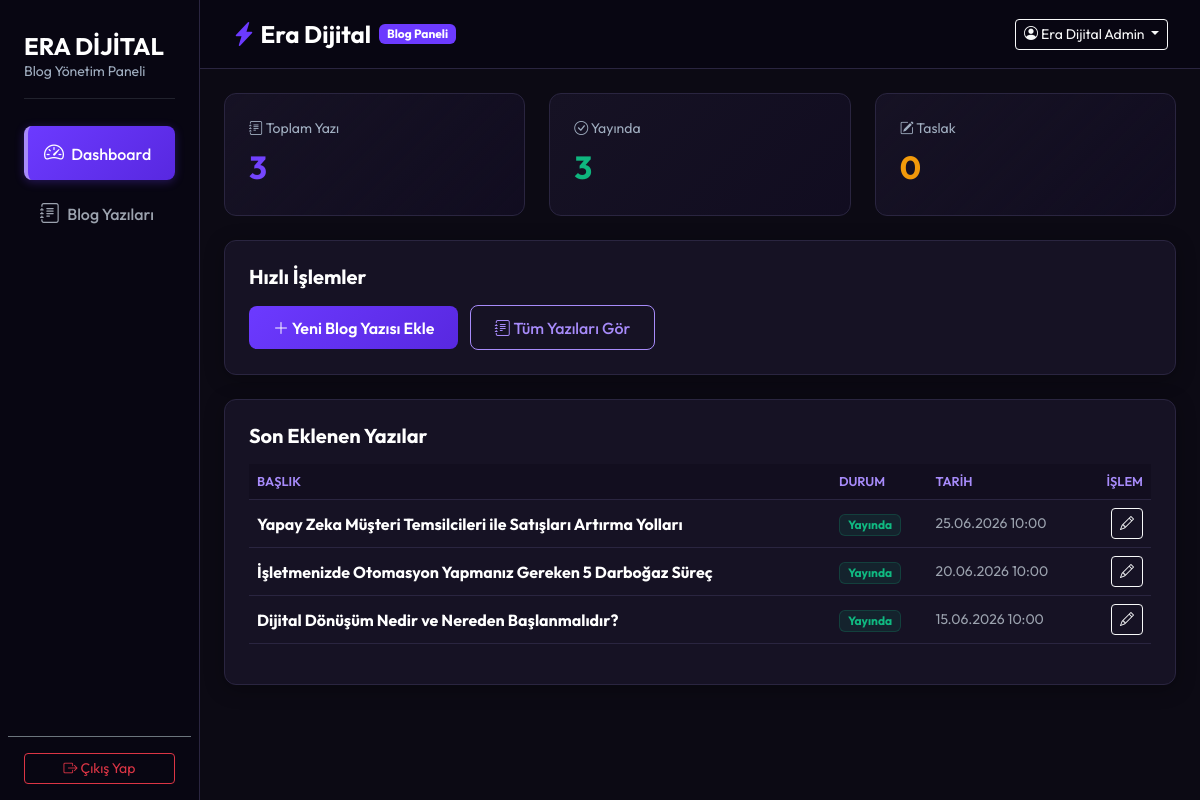
/admin/index.php (signed in), run on the app's committed database.
### tables this page shows
CREATE TABLE IF NOT EXISTS blog_posts (
    id INT AUTO_INCREMENT PRIMARY KEY,
    title VARCHAR(500) NOT NULL,
    slug VARCHAR(500) NOT NULL UNIQUE,
    excerpt TEXT,
    content LONGTEXT,
    featured_image VARCHAR(500),
    author_name VARCHAR(255) DEFAULT 'Era Dijital Ekibi',
    status ENUM('draft','published') DEFAULT 'draft',
    seo_title VARCHAR(500),
    seo_description TEXT,
    published_at TIMESTAMP NULL,
    created_at TIMESTAMP DEFAULT CURRENT_TIMESTAMP,
    updated_at TIMESTAMP DEFAULT CURRENT_TIMESTAMP ON UPDATE CURRENT_TIMESTAMP,
    INDEX idx_status (status),
    INDEX idx_published (published_at)
);

### core/Database.php (called while the page is built, shortened)
<?php
class Database {
    private static ?PDO $pdo = null;
    public static function connect(): PDO {
        if (self::$pdo === null) {
            $host = Config::get('DB_HOST', 'localhost');
            $db   = Config::get('DB_NAME', 'eradijital_panel');
            $user = Config::get('DB_USER', 'root');
            $pass = Config::get('DB_PASS', '');
            $charset = 'utf8mb4';
            $dsn = "mysql:host=$host;dbname=$db;charset=$charset";
            $options = [
                PDO::ATTR_ERRMODE            => PDO::ERRMODE_EXCEPTION,
                PDO::ATTR_DEFAULT_FETCH_MODE => PDO::FETCH_ASSOC,
                PDO::ATTR_EMULATE_PREPARES   => false,
            ];
            try {
                self::$pdo = new PDO($dsn, $user, $pass, $options);
            } catch (PDOException $e) {
                error_log("Database connection failed: " . $e->getMessage());
                throw new Exception("Database connection error");
            }
        }
        return self::$pdo;
    }
    public static function query(string $sql, array $params = []): ?array {
        $stmt = self::connect()->prepare($sql);
        $stmt->execute($params);
        $result = $stmt->fetch();
        return $result ?: null;
    }
    public static function queryAll(string $sql, array $params = []): array {
        $stmt = self::connect()->prepare($sql);
        $stmt->execute($params);
        return $stmt->fetchAll();
    }
}

### admin/index.php (the view)
<?php
require_once __DIR__ . '/includes/header.php';
$totalPosts = Database::query("SELECT COUNT(*) as count FROM blog_posts")['count'] ?? 0;
$publishedPosts = Database::query("SELECT COUNT(*) as count FROM blog_posts WHERE status = 'published'")['count'] ?? 0;
$draftPosts = Database::query("SELECT COUNT(*) as count FROM blog_posts WHERE status = 'draft'")['count'] ?? 0;
$recentPosts = Database::queryAll("
    SELECT id, title, slug, status, published_at, created_at
    FROM blog_posts
    ORDER BY created_at DESC
    LIMIT 5
");
?>
<div class="row g-4 mb-4">
    <div class="col-md-4">
        <div class="stat-card">
            <div class="text-muted small mb-1"><i class="bi bi-journal-text"></i> Toplam Yazı</div>
            <div class="stat-number"><?php echo $totalPosts; ?></div>
        </div>
    </div>
    <div class="col-md-4">
        <div class="stat-card">
            <div class="text-muted small mb-1"><i class="bi bi-check-circle"></i> Yayında</div>
            <div class="stat-number" style="background: linear-gradient(135deg, #10b981, #059669); -webkit-background-clip: text; -webkit-text-fill-color: transparent; background-clip: text;"><?php echo $publishedPosts; ?></div>
        </div>
    </div>
    <div class="col-md-4">
        <div class="stat-card">
            <div class="text-muted small mb-1"><i class="bi bi-pencil-square"></i> Taslak</div>
            <div class="stat-number" style="background: linear-gradient(135deg, #f59e0b, #d97706); -webkit-background-clip: text; -webkit-text-fill-color: transparent; background-clip: text;"><?php echo $draftPosts; ?></div>
        </div>
    </div>
</div>
<div class="premium-card p-4 mb-4">
    <div class="d-flex justify-content-between align-items-center mb-3">
        <h5 class="fw-bold text-white mb-0">Hızlı İşlemler</h5>
    </div>
    <a href="blog-edit.php" class="btn btn-premium">
        <i class="bi bi-plus-lg"></i> Yeni Blog Yazısı Ekle
    </a>
    <a href="blog.php" class="btn btn-premium-outline ms-2">
        <i class="bi bi-journal-text"></i> Tüm Yazıları Gör
    </a>
</div>
<div class="premium-card p-4">
    <h5 class="fw-bold text-white mb-3">Son Eklenen Yazılar</h5>
    <div class="table-responsive">
        <table class="table table-hover">
            <thead>
                <tr>
                    <th>Başlık</th>
                    <th>Durum</th>
                    <th>Tarih</th>
                    <th class="text-end">İşlem</th>
                </tr>
            </thead>
            <tbody>
                <?php if (empty($recentPosts)): ?>
                    <tr>
                        <td colspan="4" class="text-center text-muted py-5">
                            Henüz blog yazısı yok. "Yeni Blog Yazısı Ekle" butonuna tıklayın.
                        </td>
                    </tr>
                <?php else: ?>
                    <?php foreach ($recentPosts as $post): ?>
                        <tr>
                            <td>
                                <span class="fw-bold text-white"><?php echo htmlspecialchars($post['title']); ?></span>
                            </td>
                            <td>
                                <?php if ($post['status'] === 'published'): ?>
                                    <span class="badge badge-published px-2 py-1">Yayında</span>
                                <?php else: ?>
                                    <span class="badge badge-draft px-2 py-1">Taslak</span>
                                <?php endif; ?>
                            </td>
                            <td class="small text-muted">
                                <?php echo $post['published_at'] ? date('d.m.Y H:i', strtotime($post['published_at'])) : '-'; ?>
                            </td>
                            <td class="text-end">
                                <a href="blog-edit.php?id=<?php echo $post['id']; ?>" class="btn btn-outline-light btn-sm">
                                    <i class="bi bi-pencil"></i>
                                </a>
                            </td>
                        </tr>
                    <?php endforeach; ?>
                <?php endif; ?>
            </tbody>
        </table>
    </div>
</div>
<?php
require_once __DIR__ . '/includes/footer.php';
?>

### admin/includes/header.php (shortened to what this page needs)
<!DOCTYPE html>
<html lang="tr">
<head>
    <link href="https://cdn.jsdelivr.net/npm/bootstrap@5.3.2/dist/css/bootstrap.min.css" rel="stylesheet">
    <link href="https://cdn.jsdelivr.net/npm/bootstrap-icons@1.11.2/font/bootstrap-icons.min.css" rel="stylesheet">
    <link href="assets/css/admin.css" rel="stylesheet">
</head>
<body>
    <div class="d-flex">
        <?php require_once __DIR__ . '/sidebar.php'; ?>
        <div class="flex-grow-1" style="min-width: 0;">
            <header class="navbar-header d-flex justify-content-between align-items-center">
                <div class="d-flex align-items-center">
                    <span class="fs-4 fw-bold text-white me-2">
                        <i class="bi bi-lightning-charge-fill" style="color: var(--primary-color);"></i> Era Dijital
                    </span>
                    <span class="badge" style="background: var(--primary-color);">Blog Paneli</span>
                </div>
                <div class="dropdown">
                    <button class="btn btn-outline-light btn-sm dropdown-toggle" type="button" data-bs-toggle="dropdown">
                        <i class="bi bi-person-circle"></i> <?php echo htmlspecialchars($_SESSION['full_name'] ?? $_SESSION['username']); ?>
                    </button>
                </div>
            </header>
            <main class="p-4">

### admin/includes/sidebar.php
<?php
$currentPage = basename($_SERVER['PHP_SELF']);
?>
<aside class="sidebar col-auto col-md-3 col-xl-2 px-sm-2 px-0 d-flex flex-column align-items-center align-items-sm-start">
    <div class="w-100 px-3 py-2 text-center text-sm-start">
        <h4 class="fw-bold text-white mb-0 d-none d-sm-block">ERA DİJİTAL</h4>
        <span class="text-muted small d-none d-sm-block">Blog Yönetim Paneli</span>
        <hr class="border-secondary my-3 w-100">
    </div>
    <ul class="nav nav-pills flex-column mb-auto w-100 align-items-center align-items-sm-start px-0" id="menu">
        <li class="w-100">
            <a href="index.php" class="nav-link align-middle px-3 <?php echo ($currentPage == 'index.php') ? 'active' : ''; ?>">
                <i class="fs-5 bi-speedometer2"></i> <span class="ms-1 d-none d-sm-inline">Dashboard</span>
            </a>
        </li>
        <li class="w-100">
            <a href="blog.php" class="nav-link align-middle px-3 <?php echo ($currentPage == 'blog.php' || $currentPage == 'blog-edit.php') ? 'active' : ''; ?>">
                <i class="fs-5 bi-journal-text"></i> <span class="ms-1 d-none d-sm-inline">Blog Yazıları</span>
            </a>
        </li>
    </ul>
    <div class="w-100 p-3 mt-auto text-center border-top border-secondary">
        <a href="logout.php" class="btn btn-outline-danger btn-sm w-100 d-none d-sm-block">
            <i class="bi bi-box-arrow-right"></i> Çıkış Yap
        </a>
    </div>
</aside>

### admin/includes/footer.php (shortened to what this page needs)
            </main>
        </div>
    </div>
</body>
</html>

### admin/assets/css/admin.css (style rules this page uses)
:root { --primary-color: #6C3AFF; --primary-hover: #5828e0; --accent-color: #a78bfa; --accent-hover: #8b6ff7; --dark-bg: #0c0a14; --card-bg: #161224; --text-color: #e5e7eb; --text-muted: #9ca3af; --border-color: #2a2540; --success-color: #10b981; --warning-color: #f59e0b; --danger-color: #ef4444; }
body { font-family: 'Outfit', sans-serif; background-color: var(--dark-bg); color: var(--text-color); margin: 0; padding: 0; }
.premium-card { background: var(--card-bg); border: 1px solid var(--border-color); border-radius: 12px; box-shadow: 0 4px 20px rgba(0, 0, 0, 0.3); transition: all 0.3s ease; }
.sidebar { background-color: #080612; border-right: 1px solid var(--border-color); min-height: 100vh; padding-top: 1.5rem; }
.sidebar .nav-link { color: var(--text-muted); font-weight: 500; padding: 0.75rem 1.5rem; border-radius: 8px; margin: 0.2rem 1rem; transition: all 0.2s ease; }
.sidebar .nav-link.active { color: #ffffff; background: linear-gradient(135deg, var(--primary-color), var(--primary-hover)); border-left: 4px solid var(--accent-color); box-shadow: 0 2px 10px rgba(108, 58, 255, 0.3); }
.navbar-header { background-color: #080612; border-bottom: 1px solid var(--border-color); padding: 1rem 2rem; }
.btn-premium { background: linear-gradient(135deg, var(--primary-color), var(--primary-hover)); color: #ffffff; font-weight: 600; border: none; border-radius: 8px; padding: 0.6rem 1.5rem; transition: all 0.2s ease; }
.btn-premium-outline { background: transparent; color: var(--accent-color); border: 1px solid var(--accent-color); font-weight: 500; border-radius: 8px; padding: 0.6rem 1.5rem; transition: all 0.2s ease; }
.table { color: var(--text-color); border-color: var(--border-color); --bs-table-bg: var(--card-bg); --bs-table-color: var(--text-color); --bs-table-border-color: var(--border-color); --bs-table-hover-bg: rgba(108, 58, 255, 0.06); --bs-table-hover-color: var(--text-color); }
.table th { background-color: #120e1f !important; color: var(--accent-color) !important; font-weight: 600; text-transform: uppercase; font-size: 0.8rem; border-bottom: 1px solid var(--border-color) !important; }
.table td { vertical-align: middle; background-color: var(--card-bg) !important; color: var(--text-color) !important; border-color: var(--border-color) !important; }
.table td .fw-bold.text-white, .table td span.fw-bold.text-white { color: #ffffff !important; }
.table td .text-muted, .table td.text-muted { color: #9ca3af !important; }
.text-muted { color: #a0aec0 !important; }
.stat-card { background: linear-gradient(135deg, var(--card-bg), rgba(108, 58, 255, 0.05)); border: 1px solid var(--border-color); border-radius: 12px; padding: 1.5rem; transition: all 0.3s ease; }
.stat-card .stat-number { font-size: 2rem; font-weight: 700; background: linear-gradient(135deg, var(--primary-color), var(--accent-color)); -webkit-background-clip: text; -webkit-text-fill-color: transparent; background-clip: text; }
.badge-published { background-color: rgba(16, 185, 129, 0.1); color: #10b981; border: 1px solid rgba(16, 185, 129, 0.2); }

### data on the page
blog_posts: title "Yapay Zeka Müşteri Temsilcileri ile Satışları Artırma Yolları", status "Yayında", published_at "25.06.2026 10:00"
blog_posts: title "İşletmenizde Otomasyon Yapmanız Gereken 5 Darboğaz Süreç", status "Yayında", published_at "20.06.2026 10:00"
blog_posts: title "Dijital Dönüşüm Nedir ve Nereden Başlanmalıdır?", status "Yayında", published_at "15.06.2026 10:00"

### other printed values
$_SESSION['full_name'] "Era Dijital Admin"
$totalPosts "3"
$publishedPosts "3"
$draftPosts "0"
